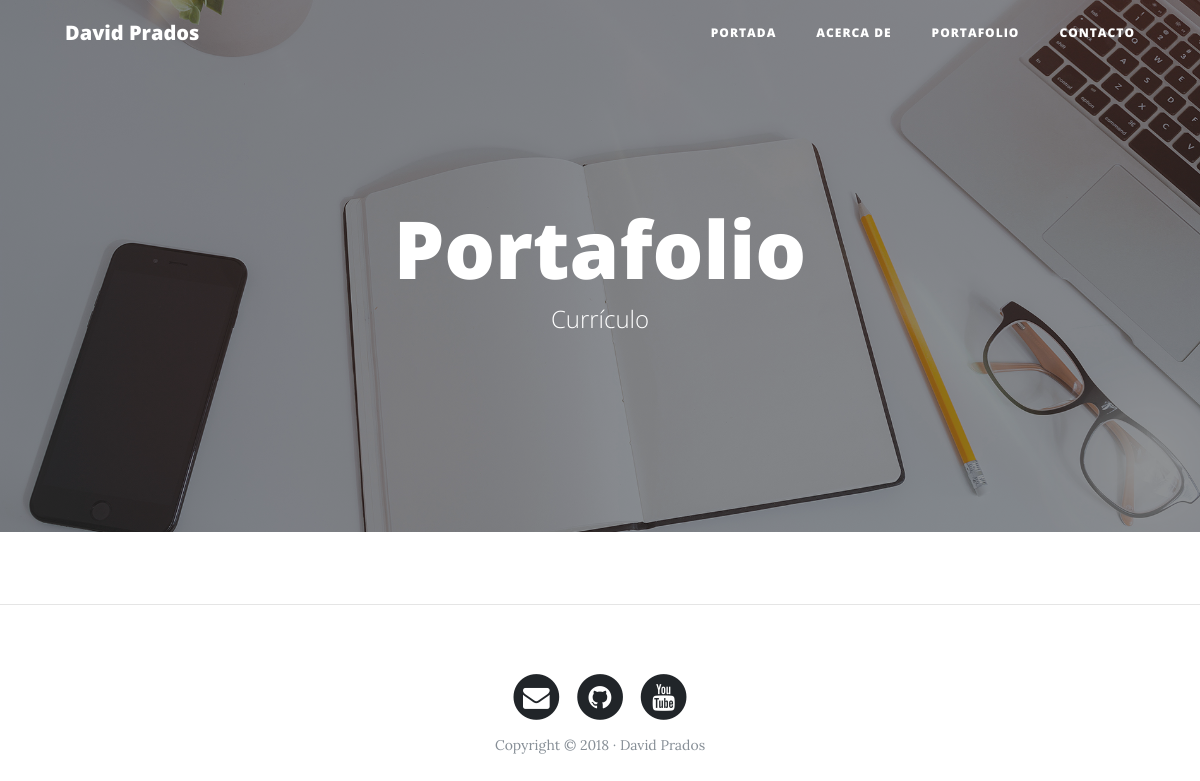
/portfolio/, run on an earlier commit of the app's database.
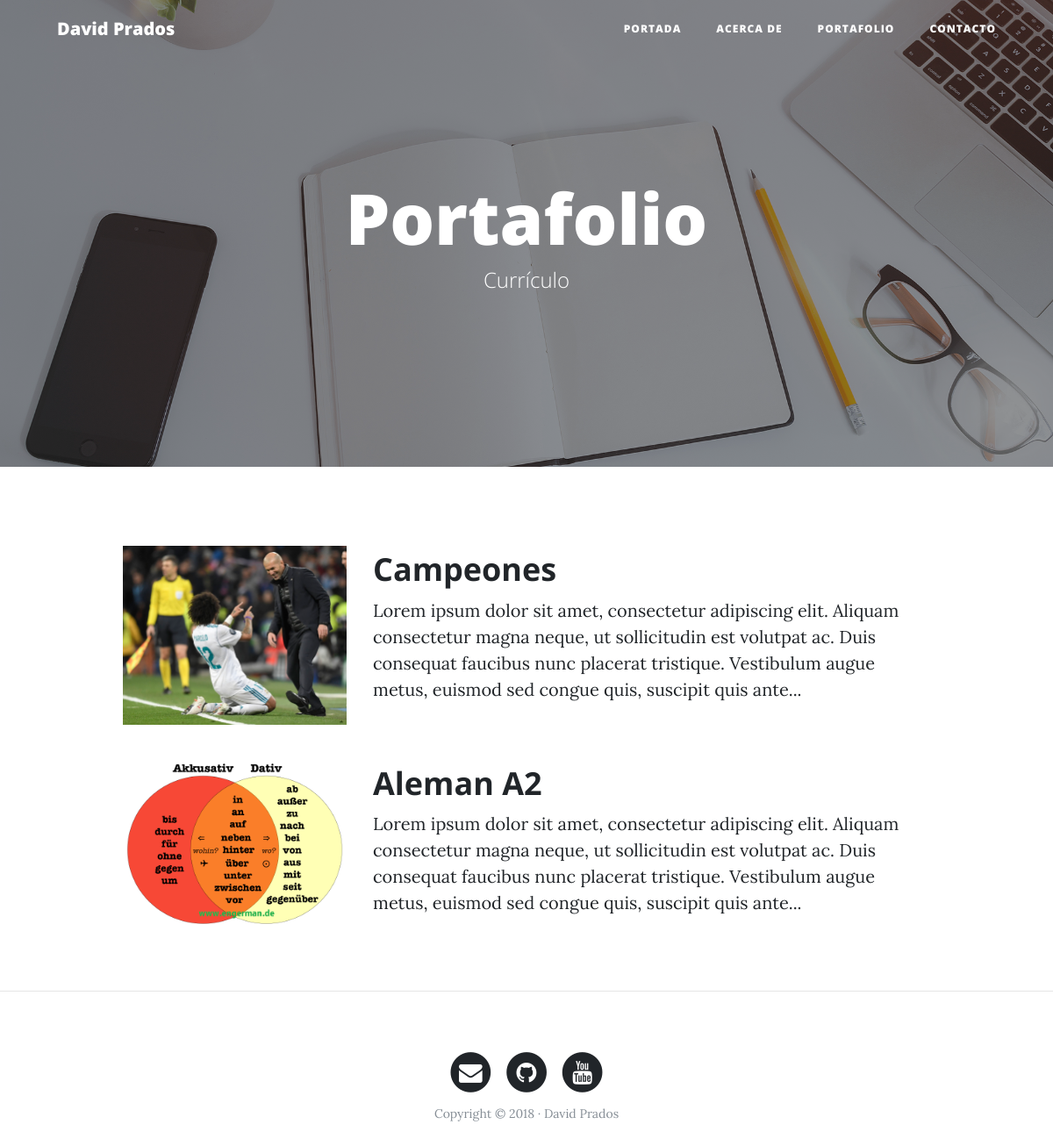
And on a later commit of the database.
### portfolio/models.py (models this page shows, shortened)
class Project(models.Model):
    title = models.CharField(max_length=200, verbose_name = "Titulo")
    description = models.TextField(verbose_name = "Descripcion")
    image = models.ImageField(verbose_name = "Imagen", upload_to ="projects")
    link = models.URLField(null = True,blank=True, verbose_name="Direccion web")
    created = models.DateTimeField(auto_now_add=True, verbose_name = "Fecha de creacion")
    updated = models.DateTimeField(auto_now=True, verbose_name = "Fecha de modificacion")
    class Meta:
        verbose_name = "Proyecto"
        verbose_name_plural = "Proyectos"
        ordering = ["-created"]

### portfolio/views.py (the view)
# urls.py: path('portfolio/', portfolio_views.portfolio, name="portfolio"),
def portfolio(request):
    projects = Project.objects.all()
    return render(request, "portfolio/portfolio.html", {'projects':projects})

### portfolio/templates/portfolio/portfolio.html (shortened to what this page needs)
{% extends 'core/base.html' %}
{% block background %}{% load static %}{% static 'core/img/portfolio-bg.jpg' %}{% endblock %}
{% block headers %}
<h1>Portafolio</h1>
<span class="subheading">Currículo</span>
{% endblock %}
{% block content %}
{% for project in projects %}
    <div class="row project">
        <div class="col-lg-3 col-md-4 offset-lg-1">
            <img class="img-fluid" src="{{project.image.url}}" alt="">
        </div>
    <div class="col-lg-7 col-md-8">
            <h2 class="section-heading title">{{project.title}}</h2>
        <p>{{project.description}}</p>
        </div>
    </div>
{% endfor %}
{% endblock %}

### core/templates/core/base.html (shortened to what this page needs)
<!DOCTYPE html>
<html lang="es">
  <head>
    {% load static %}
    <link href="{% static 'core/vendor/bootstrap/css/bootstrap.min.css' %}" rel="stylesheet">
    <link href="{% static 'core/vendor/font-awesome/css/font-awesome.min.css' %}" rel="stylesheet" type="text/css">
    <link href="{% static 'core/css/clean-blog.min.css' %}" rel="stylesheet">
  </head>
  <body>
    <nav class="navbar navbar-expand-lg navbar-light fixed-top" id="mainNav">
      <div class="container">
        <a class="navbar-brand" href="{% url 'home' %}">David Prados</a>
        <div class="collapse navbar-collapse" id="navbarResponsive">
          <ul class="navbar-nav ml-auto">
            <li class="nav-item">
              <a class="nav-link" href="{% url 'home' %}">Portada</a>
            </li>
            <li class="nav-item">
              <a class="nav-link" href="{% url 'about' %}">Acerca de</a>
            </li>
            <li class="nav-item">
              <a class="nav-link" href="{% url 'portfolio' %}">Portafolio</a>
            </li>
            <li class="nav-item">
              <a class="nav-link" href="{% url 'contact' %}">Contacto</a>
            </li>
          </ul>
        </div>
      </div>
    </nav>
    <header class="masthead" style="background-image: url('{% block background %}{% endblock %}')">
      <div class="overlay"></div>
      <div class="container">
        <div class="row">
          <div class="col-lg-8 col-md-10 mx-auto">
            <div class="site-heading">
              {% block headers %}{% endblock %}
            </div>
          </div>
        </div>
      </div>
    </header>
    <div class="container">
        {% block content %} {% endblock %}
    </div>
    {% if request.path != "/" %}<hr>{% endif %}
    <footer>
      <div class="container">
        <div class="row">
          <div class="col-lg-8 col-md-10 mx-auto">
            <ul class="list-inline text-center">
              <li class="list-inline-item">
                <a href="#">
                  <span class="fa-stack fa-lg">
                    <i class="fa fa-circle fa-stack-2x"></i>
                    <i class="fa fa-envelope fa-stack-1x fa-inverse"></i>
                  </span>
                </a>
              </li>
              <li class="list-inline-item">
                <a href="#">
                  <span class="fa-stack fa-lg">
                    <i class="fa fa-circle fa-stack-2x"></i>
                    <i class="fa fa-github fa-stack-1x fa-inverse"></i>
                  </span>
                </a>
              </li>
              <li class="list-inline-item">
                <a href="#">
                  <span class="fa-stack fa-lg">
                    <i class="fa fa-circle fa-stack-2x"></i>
                    <i class="fa fa-youtube fa-stack-1x fa-inverse"></i>
                  </span>
                </a>
              </li>
            </ul>
            <p class="copyright text-muted">Copyright &copy; 2018 · David Prados</p>
          </div>
        </div>
      </div>
    </footer>
  </body>
</html>

What changed in the data, as far as the page shows it:
added Project: image (picture), title "Campeones", description "Lorem ipsum dolor sit amet, consectetur adipiscing elit. Aliquam consectetur magna neque, ut sollicitudin est volutpat ac. Duis consequat faucibus nunc placerat tristique. Vestibulum augue metus, euismod sed congue quis, suscipit quis ante..."
added Project: image (picture), title "Aleman A2", description "Lorem ipsum dolor sit amet, consectetur adipiscing elit. Aliquam consectetur magna neque, ut sollicitudin est volutpat ac. Duis consequat faucibus nunc placerat tristique. Vestibulum augue metus, euismod sed congue quis, suscipit quis ante..."
